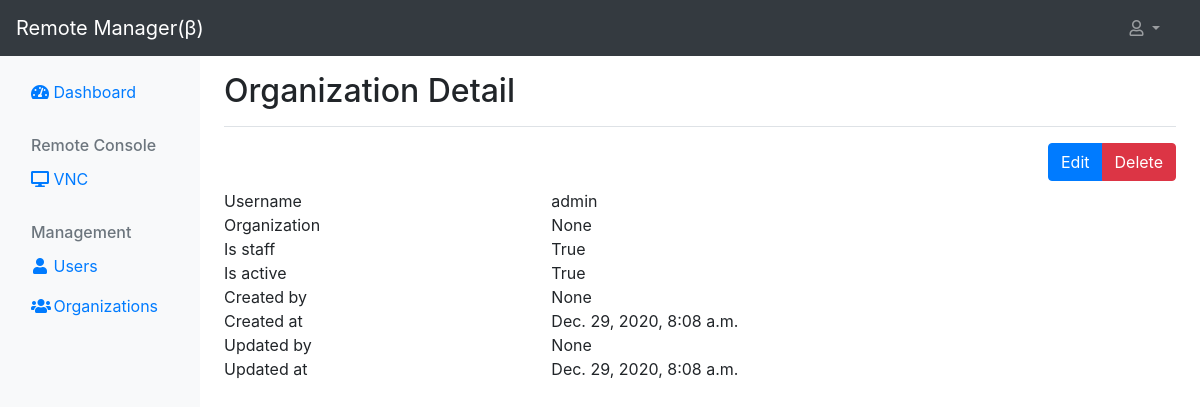
The page /user/detail/1 (signed in) on the database as committed earlier.
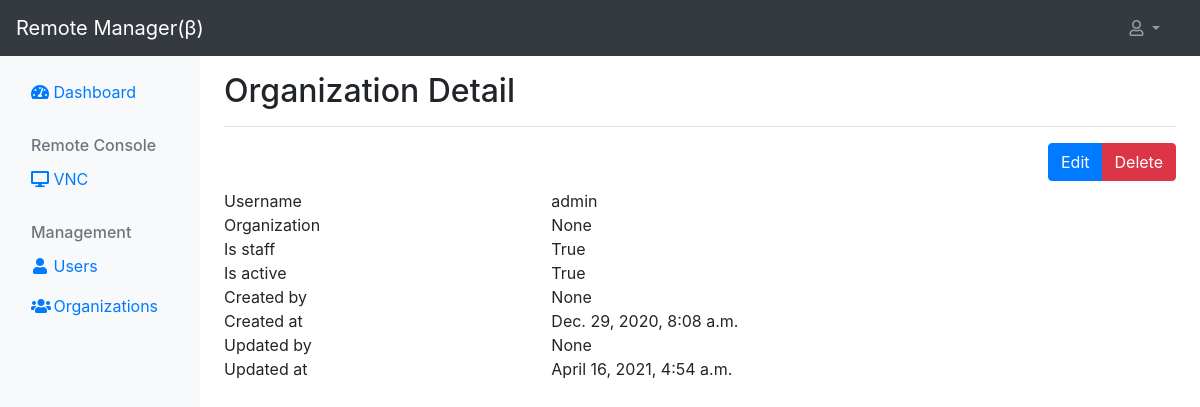
The same page on the database as committed later.
### main/models.py (models this page shows, shortened)
class CustomUser(AbstractUser):
    organization = models.ForeignKey(
        Organization,
        null=True,
        blank=True,
        on_delete=models.SET_NULL,
    )
    is_active = models.BooleanField(
        default=True,
    )
    is_staff = models.BooleanField(
        default=False,
    )
    created_by = models.ForeignKey(
        settings.AUTH_USER_MODEL,
        null=True,
        on_delete=models.SET_NULL,
        related_name='user_created_by'
    )
    created_at = models.DateTimeField(
        auto_now_add=True,
        null=True
    )
    updated_by = models.ForeignKey(
        settings.AUTH_USER_MODEL,
        null=True,
        blank=True,
        on_delete=models.SET_NULL,
        related_name='user_updated_by'
    )
    updated_at = models.DateTimeField(
        auto_now=True,
        null=True
    )

### main/views.py (the view)
# urls.py: path('user/detail/<str:pk>', views.UserDetailView.as_view(), name='user_detail'),
class UserDetailView(LoginRequiredMixin, UserPassesTestMixin, DeleteView):
    model = CustomUser
    template_name = 'main/user_detail.html'
    success_url = reverse_lazy('user_list')
    def test_func(self):
        return self.request.user.is_staff

### main/templates/main/user_detail.html (shortened to what this page needs)
{% extends 'main/base.html' %}
{% block content %}
    <div class="d-flex justify-content-between flex-wrap flex-md-nowrap align-items-center pt-3 pb-2 mb-3 border-bottom">
        <h1 class="h2">Organization Detail</h1>
    </div>
    <div>
        <div class="my-2 text-right">
            <div class="btn-group">
                <a href="{% url 'user_update' customuser.id %}" class="btn btn-primary" aria-current="page">Edit</a>
                <button type="button" class="btn btn-danger" data-toggle="modal" data-target="#deleteModal">
                    Delete
                </button>
            </div>
        </div>
        <div>
            <div class="row">
                <div class="col-4">
                    Username
                </div>
                <div class="col-8">
                    {{ customuser.username }}
                </div>
            </div>
            <div class="row">
                <div class="col-4">
                    Organization
                </div>
                <div class="col-8">
                    {{ customuser.organization }}
                </div>
            </div>
            <div class="row">
                <div class="col-4">
                    Is staff
                </div>
                <div class="col-8">
                    {{ customuser.is_staff }}
                </div>
            </div>
            <div class="row">
                <div class="col-4">
                    Is active
                </div>
                <div class="col-8">
                    {{ customuser.is_active }}
                </div>
            </div>
            <div class="row">
                <div class="col-4">
                    Created by
                </div>
                <div class="col-8">
                    {{ customuser.created_by }}
                </div>
            </div>
            <div class="row">
                <div class="col-4">
                    Created at
                </div>
                <div class="col-8">
                    {{ customuser.created_at }}
                </div>
            </div>
            <div class="row">
                <div class="col-4">
                    Updated by
                </div>
                <div class="col-8">
                    {{ customuser.updated_by }}
                </div>
            </div>
            <div class="row">
                <div class="col-4">
                    Updated at
                </div>
                <div class="col-8">
                    {{ customuser.updated_at }}
                </div>
            </div>
        </div>
    </div>
{% endblock %}

Rows that differ between the two databases and show on the page:
changed CustomUser "admin": updated_at "Dec. 29, 2020, 8:08 a.m." → "April 16, 2021, 4:54 a.m."
